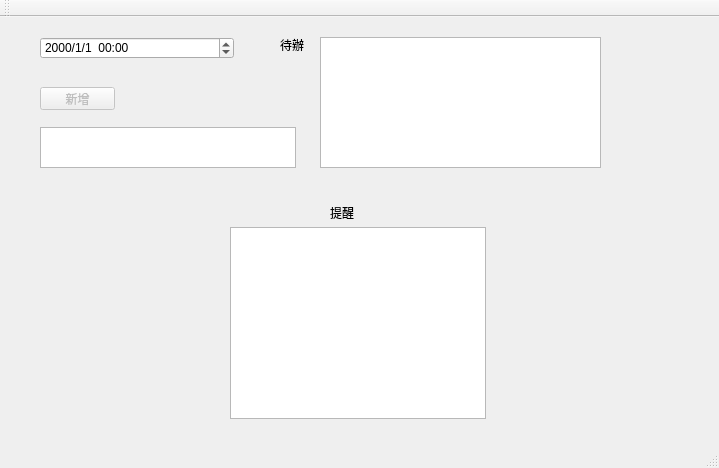
<?xml version="1.0" encoding="UTF-8"?>
<ui version="4.0">
 <class>MainWindow</class>
 <widget class="QMainWindow" name="MainWindow">
  <property name="geometry">
   <rect>
    <x>0</x>
    <y>0</y>
    <width>719</width>
    <height>468</height>
   </rect>
  </property>
  <property name="windowTitle">
   <string>MainWindow</string>
  </property>
  <widget class="QWidget" name="centralWidget">
   <widget class="QDateTimeEdit" name="dateTimeEdit">
    <property name="geometry">
     <rect>
      <x>40</x>
      <y>20</y>
      <width>194</width>
      <height>22</height>
     </rect>
    </property>
    <property name="displayFormat">
     <string>yyyy/M/d  hh:mm</string>
    </property>
   </widget>
   <widget class="QTextBrowser" name="time">
    <property name="geometry">
     <rect>
      <x>40</x>
      <y>110</y>
      <width>256</width>
      <height>41</height>
     </rect>
    </property>
   </widget>
   <widget class="QPushButton" name="add">
    <property name="enabled">
     <bool>false</bool>
    </property>
    <property name="geometry">
     <rect>
      <x>40</x>
      <y>70</y>
      <width>75</width>
      <height>23</height>
     </rect>
    </property>
    <property name="text">
     <string>新增</string>
    </property>
   </widget>
   <widget class="QTextEdit" name="textEdit">
    <property name="geometry">
     <rect>
      <x>320</x>
      <y>20</y>
      <width>281</width>
      <height>131</height>
     </rect>
    </property>
   </widget>
   <widget class="QLabel" name="label">
    <property name="geometry">
     <rect>
      <x>280</x>
      <y>20</y>
      <width>31</width>
      <height>16</height>
     </rect>
    </property>
    <property name="text">
     <string>待辦</string>
    </property>
   </widget>
   <widget class="QTextBrowser" name="alarm">
    <property name="geometry">
     <rect>
      <x>230</x>
      <y>210</y>
      <width>256</width>
      <height>192</height>
     </rect>
    </property>
   </widget>
   <widget class="QLabel" name="alarm2">
    <property name="geometry">
     <rect>
      <x>330</x>
      <y>190</y>
      <width>47</width>
      <height>12</height>
     </rect>
    </property>
    <property name="text">
     <string>提醒</string>
    </property>
   </widget>
  </widget>
  <widget class="QMenuBar" name="menuBar">
   <property name="geometry">
    <rect>
     <x>0</x>
     <y>0</y>
     <width>719</width>
     <height>21</height>
    </rect>
   </property>
  </widget>
  <widget class="QToolBar" name="mainToolBar">
   <attribute name="toolBarArea">
    <enum>TopToolBarArea</enum>
   </attribute>
   <attribute name="toolBarBreak">
    <bool>false</bool>
   </attribute>
  </widget>
  <widget class="QStatusBar" name="statusBar"/>
 </widget>
 <layoutdefault spacing="6" margin="11"/>
 <resources/>
 <connections/>
</ui>
